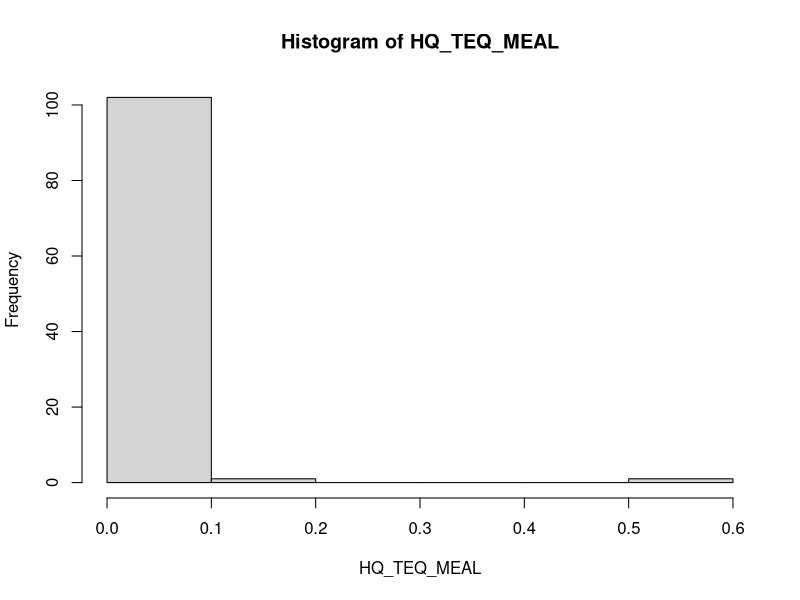
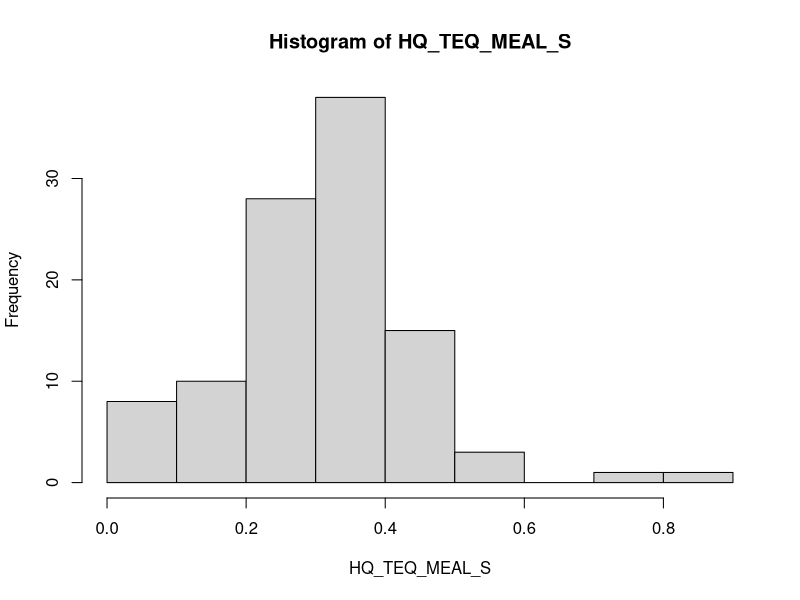
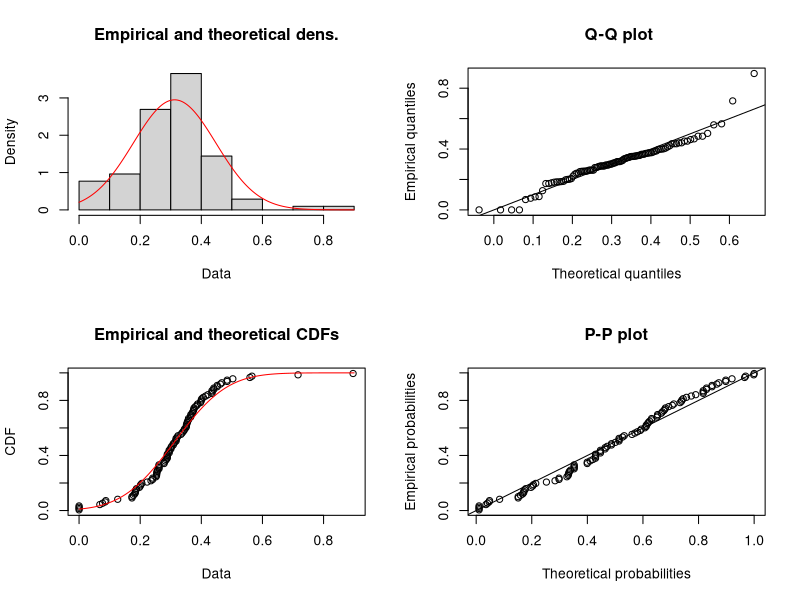
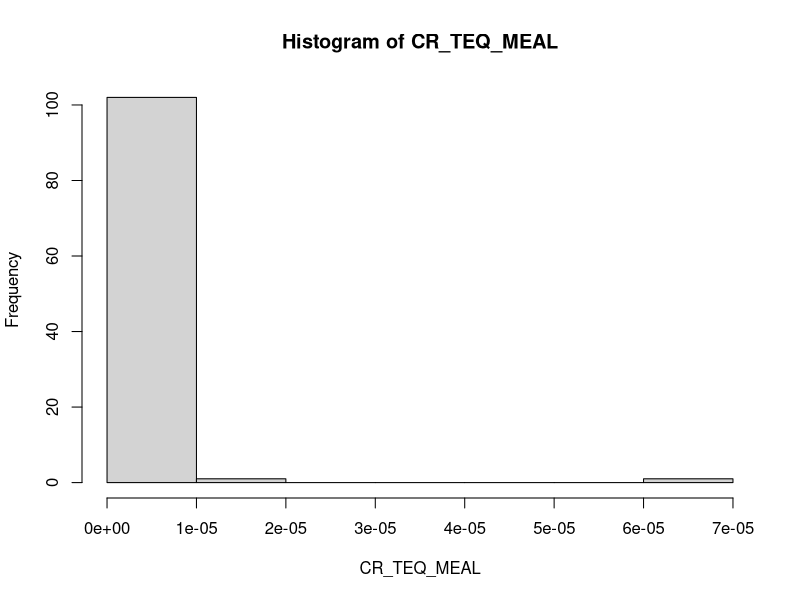
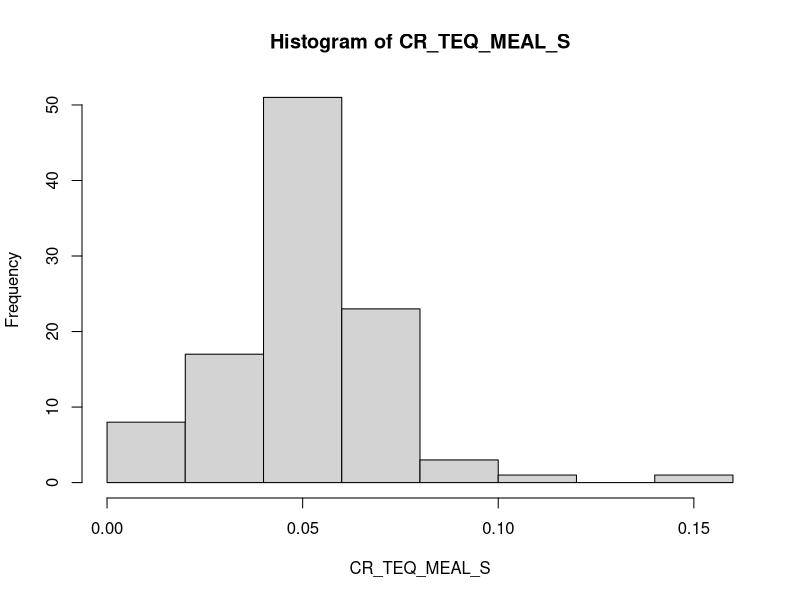
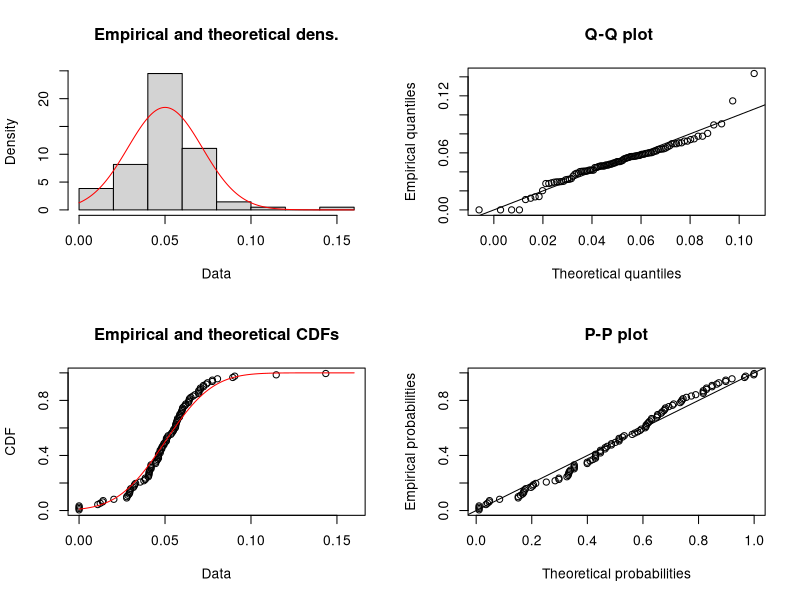
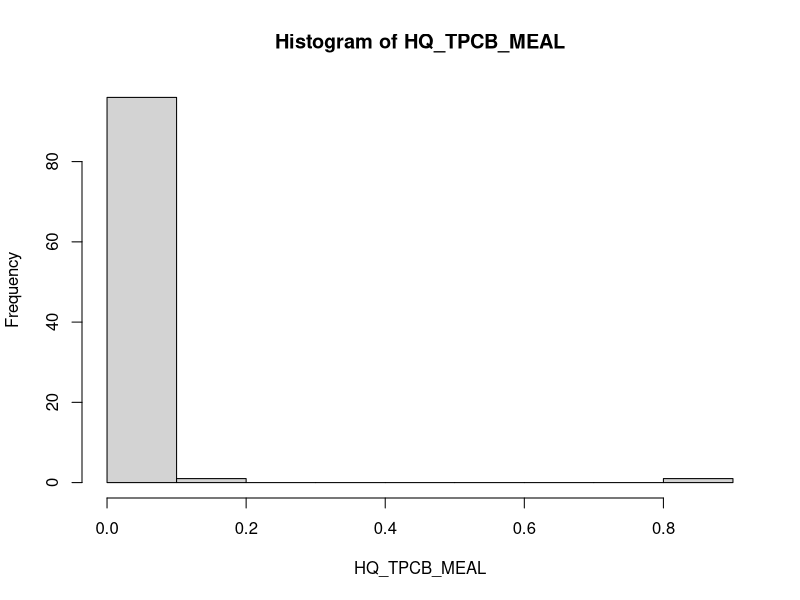
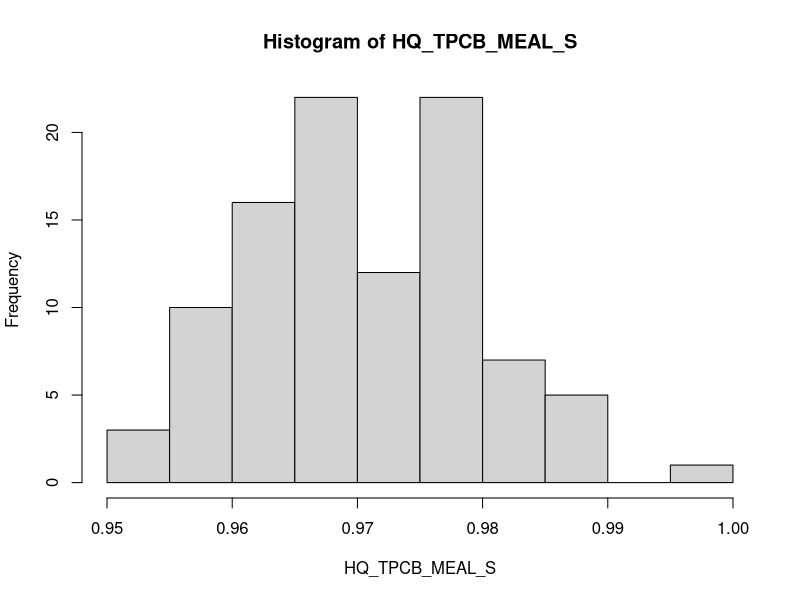

The R source for these figures, in order:
# --------------------------------------------
# WFCS Probabalistic Risk Assessment
#
# Code Author: David Dayan
# Code QAQC: Brenda Hanley
# Project Supervisor: Krysten Schuler
#
# Project: Waterfowl Contaminants in the NE US. 
# 
# Location: Cornell Wildlife Health Lab
# Date: February 2024
# License: MIT
# 
# Description: This code runs the probabilistic risk assessment.
# 
# Funding: This work was supported under the project 
# name 'Contaminant Loads in Waterfowl of the Northeast Atlantic
# Flyway: New Threats and Outdated Advisories' of the 
# Multistate Conservation Grant Program.
#
# --------------------------------------------

# Load required packages.
library(tidyverse) # Version 2.0.0
library(knitr)	# Version 1.43
library(fitdistrplus) # Version 1.1.11

# To ensure reproducibility.
set.seed(720)

# Load the data.
risk_data <- read_csv("WFCS_group_risk_levels.csv")

#--------------------------------------------------------------------------
# Fitting HQ_TEQ ----------------------------------------------------------

# Load the data.
HQ_TEQ=c(na.omit(risk_data$HQ_TEQ))

# Divide data to go from 2 meals/month to 1 meal/year.
HQ_TEQ_MEAL=HQ_TEQ/24 

# Look at the shape of the data.
summary(HQ_TEQ_MEAL)
hist(HQ_TEQ_MEAL)

# Note: There are only 4 zeros. Extreme J shape. 
# See if we can transform the J shape to normal. 
# Go up or down the roots to see if we can get the best fit RE: diagnostics.
HQ_TEQ_MEAL_S=HQ_TEQ_MEAL^(1/5)
hist(HQ_TEQ_MEAL_S)

# Fit the transformed data to a normal distribution.
fit_TEQ_HQ=fitdist(HQ_TEQ_MEAL_S, "norm")

# Look at the fit metrics.
gofstat(fit_TEQ_HQ)
summary(fit_TEQ_HQ)

# Look at the diagnostics.
plot(fit_TEQ_HQ)

# Save the plot as a PNG with 1000 dpi and 6in x 6in dimensions
png("TEQ_HQ_diagnostics.png", width = 6.5, height = 6, units = "in", res = 1000)
plot(fit_TEQ_HQ)  # Plot the diagnostics
dev.off()  # Close the PNG device

#--------------------------------------------------------------------------
# Fitting CR_TEQ ----------------------------------------------------------

# Load the data.
CR_TEQ=c(na.omit(risk_data$CR_TEQ))

# Divide data to go from 2 meals/month to 1 meal/year.
CR_TEQ_MEAL=CR_TEQ/24 

# Look at the shape of the data.
summary(CR_TEQ_MEAL)
hist(CR_TEQ_MEAL)

# See if we can transform the J shape to normal. 
# Go up or down the roots to see if we can get the best fit RE diagnostics.
CR_TEQ_MEAL_S=CR_TEQ_MEAL^(1/5)
hist(CR_TEQ_MEAL_S)

# Fit the transformed data to a normal distribution.
fit_TEQ_CR=fitdist(CR_TEQ_MEAL_S, "norm")

# Look at the fit metrics.
gofstat(fit_TEQ_CR)
summary(fit_TEQ_CR)

# Look at the diagnostics.
plot(fit_TEQ_CR)

# Save the plot as a PNG with 1000 dpi and 6in x 6in dimensions
png("TEQ_CR_diagnostics.png", width = 6.5, height = 6, units = "in", res = 1000)
plot(fit_TEQ_CR)  # Plot the diagnostics
dev.off()  # Close the PNG device

#--------------------------------------------------------------------------
# Simulating TEQ Risk -----------------------------------------------------

# Number of iterations.
num_iterations <- 10000

# Initialize a dataframe to store results.
TEQ_risks <- data.frame(
  num_samples = numeric(),
  mean_HQ = numeric(),percentile_95_HQ = numeric(),percentile_99_HQ = numeric(),
  mean_CR = numeric(),percentile_95_CR = numeric(),percentile_99_CR = numeric(),
  stringsAsFactors = FALSE)

# Loop over different values of num_samples_per_iteration.
for (num_samples_per_iteration in 1:60) {
  # Initialize vectors to store sums of HQ and CR values
  sums_HQ <- numeric(num_iterations)
  sums_CR <- numeric(num_iterations)
  # Perform simulations.
  for (i in 1:num_iterations) {
    # Simulate HQ values.
    samples_TEQ_HQ <- rnorm(num_samples_per_iteration, mean = fit_TEQ_HQ$estimate[1], sd = fit_TEQ_HQ$estimate[2])
    samples_TEQ_HQ <- samples_TEQ_HQ^5
    sum_TEQ_HQ <- sum(samples_TEQ_HQ)
    # Simulate CR values.
    samples_TEQ_CR <- rnorm(num_samples_per_iteration, mean = fit_TEQ_CR$estimate[1], sd = fit_TEQ_CR$estimate[2])
    samples_TEQ_CR <- samples_TEQ_CR^5
    sum_TEQ_CR <- sum(samples_TEQ_CR)
    # Store sums.
    sums_HQ[i] <- sum_TEQ_HQ
    sums_CR[i] <- sum_TEQ_CR
  } # End num samples per iteration.
  
  # Calculate statistics for HQ sums.
  mean_sum_HQ <- mean(sums_HQ)
  percentile_95_HQ <- quantile(sums_HQ, 0.95)
  percentile_99_HQ <- quantile(sums_HQ, 0.99)
  
  # Calculate statistics for CR sums.
  mean_sum_CR <- mean(sums_CR)
  percentile_95_CR <- quantile(sums_CR, 0.95)
  percentile_99_CR <- quantile(sums_CR, 0.99)
  
  # Add results to data frame.
  TEQ_risks <- rbind(TEQ_risks, list(num_samples_per_iteration,
                                     mean_sum_HQ, percentile_95_HQ, percentile_99_HQ, 
                                     mean_sum_CR, percentile_95_CR, percentile_99_CR))
  
} # End loop over different values of num_samples_per_iteration.

# Name columns.
colnames(TEQ_risks) <- c("num_samples", "mean_HQ", "percentile_95_HQ", "percentile_99_HQ", "mean_CR", "percentile_95_CR", "percentile_99_CR")

# Display results.
view(TEQ_risks)

#--------------------------------------------------------------------------
# Fitting HQ_TPCB ---------------------------------------------------------

# Load the data.
HQ_TPCB=c(na.omit(risk_data$HQ_TPCB))

# Divide the data by the number of meals to get the by-meal vector.
HQ_TPCB_MEAL=HQ_TPCB/24

# Look at the shape of the data.
summary(HQ_TPCB_MEAL)
hist(HQ_TPCB_MEAL)

# See if we can transform the J shape to normal. 
# Go up or down the roots to see if we can get the best fit RE diagnostics.
HQ_TPCB_MEAL_S=HQ_TPCB_MEAL^(1/200)
hist(HQ_TPCB_MEAL_S)

# Fit the transformed data to a normal distribution.
fit_TPCB_HQ=fitdist(HQ_TPCB_MEAL_S, "norm")

# Look at the metrics of the fit.
gofstat(fit_TPCB_HQ)
summary(fit_TPCB_HQ)

# Look at the diagnostics.
plot(fit_TPCB_HQ)

# Save the plot as a PNG with 1000 dpi and 6in x 6in dimensions
png("PCB_HQ_diagnostics.png", width = 6.5, height = 6, units = "in", res = 1000)
plot(fit_TPCB_HQ)  # Plot the diagnostics
dev.off()  # Close the PNG device

#--------------------------------------------------------------------------
# Fitting CR_TPCB ---------------------------------------------------------

# Load the data.
CR_TPCB=c(na.omit(risk_data$CR_TPCB))

# Divide the data by the number of meals to get the by-meal vector.
CR_TPCB_MEAL=CR_TPCB/24

# Look at the shape of the data.
summary(CR_TPCB_MEAL)
hist(CR_TPCB_MEAL)

# See if we can transform the J shape to normal. 
# Go up or down the roots to see if we can get the best fit RE diagnostics.
CR_TPCB_MEAL_S=CR_TPCB_MEAL^(1/100)
hist(CR_TPCB_MEAL_S)

# Fit the transformed data.
fit_TPCB_CR=fitdist(CR_TPCB_MEAL_S, "norm")

# Look at the metrics of the fit. 
gofstat(fit_TPCB_CR)
summary(fit_TPCB_CR)

# Look at the diagnostics.
plot(fit_TPCB_CR)

# Save the plot as a PNG with 1000 dpi and 6in x 6in dimensions
png("PCB_CR_diagnostics.png", width = 6.5, height = 6, units = "in", res = 1000)
plot(fit_TPCB_CR)  # Plot the diagnostics
dev.off()  # Close the PNG device

#--------------------------------------------------------------------------
# Simulating TPCB Risk -----------------------------------------------------

# Number of iterations.
num_iterations <- 10000

# Initialize a dataframe to store results.
TPCB_risks <- data.frame(
  num_samples = numeric(),
  mean_HQ = numeric(),
  percentile_95_HQ = numeric(),
  percentile_99_HQ = numeric(),
  mean_CR = numeric(),
  percentile_95_CR = numeric(),
  percentile_99_CR = numeric(),
  stringsAsFactors = FALSE)

# Loop over different values of num_samples_per_iteration.
for (num_samples_per_iteration in 1:60) {
  # Initialize vectors to store sums of HQ and CR values.
  sums_HQ <- numeric(num_iterations)
  sums_CR <- numeric(num_iterations)
  # Perform simulations.
  for (i in 1:num_iterations) {
    # Simulate HQ values.
    samples_TPCB_HQ <- rnorm(num_samples_per_iteration, mean = fit_TPCB_HQ$estimate[1], sd = fit_TPCB_HQ$estimate[2])
    samples_TPCB_HQ <- samples_TPCB_HQ^200
    sum_TPCB_HQ <- sum(samples_TPCB_HQ)
    # Simulate CR values.
    samples_TPCB_CR <- rnorm(num_samples_per_iteration, mean = fit_TPCB_CR$estimate[1], sd = fit_TPCB_CR$estimate[2])
    samples_TPCB_CR <- samples_TPCB_CR^100
    sum_TPCB_CR <- sum(samples_TPCB_CR)
    # Store sums.
    sums_HQ[i] <- sum_TPCB_HQ
    sums_CR[i] <- sum_TPCB_CR
  } # End iterations.
  
  # Calculate statistics for HQ sums.
  mean_sum_HQ <- mean(sums_HQ)
  percentile_95_HQ <- quantile(sums_HQ, 0.95)
  percentile_99_HQ <- quantile(sums_HQ, 0.99)
  
  # Calculate statistics for CR sums.
  mean_sum_CR <- mean(sums_CR)
  percentile_95_CR <- quantile(sums_CR, 0.95)
  percentile_99_CR <- quantile(sums_CR, 0.99)
  
  # Add results to dataframe.
  TPCB_risks <- rbind(TPCB_risks, list(num_samples_per_iteration,mean_sum_HQ, percentile_95_HQ, percentile_99_HQ, mean_sum_CR, percentile_95_CR, percentile_99_CR))
  
} # End num_samples_per_iteration loop. 

# Name columns.
colnames(TPCB_risks) <- c("num_samples", "mean_HQ", "percentile_95_HQ", "percentile_99_HQ", "mean_CR", "percentile_95_CR", "percentile_99_CR")

# Display results.
view(TPCB_risks)

#--------------------------------------------------------------------------
# Fitting Sum_OCPs_HQ -----------------------------------------------------

# Load the data
Sum_OCPs_HQ=c(na.omit(risk_data$Sum_OCPs_HQ))

# Divide the data by the number of meals to get the by-meal vector.
Sum_OCPs_HQ_MEAL=Sum_OCPs_HQ/24

# Look at the shape of the data.
summary(Sum_OCPs_HQ_MEAL)
hist(Sum_OCPs_HQ_MEAL)

# See if we can transform the J shape to normal. 
# Go up or down the roots to see if we can get the best fit RE diagnostics.
Sum_OCPs_HQ_MEAL_S=Sum_OCPs_HQ_MEAL^(1/200)
hist(Sum_OCPs_HQ_MEAL_S)

# Fit the transformed data to a normal distribution.
fit_OCP_HQ=fitdist(Sum_OCPs_HQ_MEAL_S, "norm")

# Look at the metrics of the fit. 
gofstat(fit_OCP_HQ)
summary(fit_OCP_HQ)

# Look at the diagnostics.
plot(fit_OCP_HQ)

#--------------------------------------------------------------------------
# Fitting Sum_OCPs_CR -----------------------------------------------------

# Load the data.
Sum_OCPs_CR=c(na.omit(risk_data$Sum_OCPs_CR))

# Divide the data by the number of meals to get the by-meal vector.
Sum_OCPs_CR_MEAL=Sum_OCPs_CR/24

# Look at the shape of the data.
summary(Sum_OCPs_CR_MEAL)
hist(Sum_OCPs_CR_MEAL)

# See if we can transform the J shape to normal. 
# Go up or down the roots to see if we can get the best fit RE diagnostics.
Sum_OCPs_CR_MEAL_S=Sum_OCPs_CR_MEAL^(1/300)
hist(Sum_OCPs_CR_MEAL_S)

# Fit the transformed data to the normal distribution.
fit_OCP_CR=fitdist(Sum_OCPs_CR_MEAL_S, "norm")

# Look at the metrics of the fit.
gofstat(fit_OCP_CR)
summary(fit_OCP_CR)

# Look at the diagnostics.
plot(fit_OCP_CR)

# Save the plot as a PNG with 1000 dpi and 6in x 6in dimensions
png("OCP_CR_diagnostics.png", width = 6.5, height = 6, units = "in", res = 1000)
plot(fit_OCP_CR)  # Plot the diagnostics
dev.off()  # Close the PNG device

#--------------------------------------------------------------------------
# Simulating OCP Risk -----------------------------------------------------

# Number of iterations.
num_iterations <- 10000

# Initialize a dataframe to store results.
OCP_risks <- data.frame(
  num_samples = numeric(),
  mean_HQ = numeric(),
  percentile_95_HQ = numeric(),
  percentile_99_HQ = numeric(),
  mean_CR = numeric(),
  percentile_95_CR = numeric(),
  percentile_99_CR = numeric(),
  stringsAsFactors = FALSE)

# Loop over different values of num_samples_per_iteration.
for (num_samples_per_iteration in 1:60) {
  # Initialize vectors to store sums of HQ and CR values.
  sums_HQ <- numeric(num_iterations)
  sums_CR <- numeric(num_iterations)
  # Perform simulations.
  for (i in 1:num_iterations) {
    # Simulate HQ values.
    samples_OCP_HQ <- rnorm(num_samples_per_iteration, mean = fit_OCP_HQ$estimate[1], sd = fit_OCP_HQ$estimate[2])
    samples_OCP_HQ <- samples_OCP_HQ^200
    sum_OCP_HQ <- sum(samples_OCP_HQ)
    # Simulate CR values.
    samples_OCP_CR <- rnorm(num_samples_per_iteration, mean = fit_OCP_CR$estimate[1], sd = fit_OCP_CR$estimate[2])
    samples_OCP_CR <- samples_OCP_CR^300
    sum_OCP_CR <- sum(samples_OCP_CR)
    # Store sums.
    sums_HQ[i] <- sum_OCP_HQ
    sums_CR[i] <- sum_OCP_CR
  } # End num iterations.
  
  # Calculate statistics for HQ sums.
  mean_sum_HQ <- mean(sums_HQ)
  percentile_95_HQ <- quantile(sums_HQ, 0.95)
  percentile_99_HQ <- quantile(sums_HQ, 0.99)
  
  # Calculate statistics for CR sums.
  mean_sum_CR <- mean(sums_CR)
  percentile_95_CR <- quantile(sums_CR, 0.95)
  percentile_99_CR <- quantile(sums_CR, 0.99)
  
  # Add results to dataframe.
  OCP_risks <- rbind(OCP_risks, list(num_samples_per_iteration,mean_sum_HQ, percentile_95_HQ, percentile_99_HQ, mean_sum_CR, percentile_95_CR, percentile_99_CR))
  
} # End Loop over different values of num_samples_per_iteration.

# Name columns.
colnames(OCP_risks) <- c("num_samples", "mean_HQ", "percentile_95_HQ", "percentile_99_HQ", "mean_CR", "percentile_95_CR", "percentile_99_CR")

# Display results.
view(OCP_risks)

#--------------------------------------------------------------------------
# Fitting Sum_PFAS_HQ -----------------------------------------------------

# Load the data.
Sum_PFAS_HQ=c(na.omit(risk_data$Sum_PFAS_HQ))

# Divide the data by the number of meals to get the by-meal vector.
Sum_PFAS_HQ_MEAL=Sum_PFAS_HQ/24

# Look at the shape of the data.
summary(Sum_PFAS_HQ_MEAL)
hist(Sum_PFAS_HQ_MEAL)

# See if we can transform the J shape to normal. 
# Go up or down the roots to see if we can get the best fit RE diagnostics.
Sum_PFAS_HQ_MEAL_S=Sum_PFAS_HQ_MEAL^(1/5)
hist(Sum_PFAS_HQ_MEAL_S)

# Fit the transformed data to a normal distribution.
fit_PFAS_HQ=fitdist(Sum_PFAS_HQ_MEAL_S, "norm")

# Look at the fit metrics.
gofstat(fit_PFAS_HQ)
summary(fit_PFAS_HQ)

# Look at the diagnostics.
plot(fit_PFAS_HQ)

# Save the plot as a PNG with 1000 dpi and 6in x 6in dimensions
png("PFAS_HI_diagnostics.png", width = 6.5, height = 6, units = "in", res = 1000)
plot(fit_PFAS_HQ)  # Plot the diagnostics
dev.off()  # Close the PNG device

#--------------------------------------------------------------------------
# Simulating PFAS Risk -----------------------------------------------------

# Number of iterations
num_iterations <- 10000

# Initialize a dataframe to store results
PFAS_risks <- data.frame(
  num_samples = numeric(),
  mean_HQ = numeric(),
  percentile_95_HQ = numeric(),
  percentile_99_HQ = numeric(),
  stringsAsFactors = FALSE)

# Loop over different values of num_samples_per_iteration.
for (num_samples_per_iteration in 1:60) {
  # Initialize vectors to store sums of HQ values
  sums_HQ <- numeric(num_iterations)
  # Perform simulations
  for (i in 1:num_iterations) {
    # Simulate HQ values
    samples_PFAS_HQ <- rnorm(num_samples_per_iteration, mean = fit_PFAS_HQ$estimate[1], sd = fit_PFAS_HQ$estimate[2])
    samples_PFAS_HQ <- samples_PFAS_HQ^5
    sum_PFAS_HQ <- sum(samples_PFAS_HQ)
    # Store sums
    sums_HQ[i] <- sum_PFAS_HQ
  } # End iterations.
  
  # Calculate statistics for HQ sums
  mean_sum_HQ <- mean(sums_HQ)
  percentile_95_HQ <- quantile(sums_HQ, 0.95)
  percentile_99_HQ <- quantile(sums_HQ, 0.99)
  
  # Add results to dataframe
  PFAS_risks <- rbind(PFAS_risks, list(num_samples_per_iteration,mean_sum_HQ, percentile_95_HQ, percentile_99_HQ))
  
}  # End loop over different values of num samples per iteration.

# Name columns.
colnames(PFAS_risks) <- c("num_samples", "mean_HQ", "percentile_95_HQ", "percentile_99_HQ")

# Display results.
view(PFAS_risks)

#-------------------------------------------------------------------------
# Total_HI ----------------------------------------------------------------

# Load the data.
Total_HI=c(na.omit(risk_data$Total_HI))

# Divide the data by the number of meals to get the by-meal vector.
Total_HI_MEAL=Total_HI/24

# Look at the shapeof the data.
summary(Total_HI_MEAL)
hist(Total_HI_MEAL)

# See if we can transform the J shape to normal. 
# Go up or down the roots to see if we can get the best fit RE diagnostics.
Total_HI_MEAL_S=Total_HI_MEAL^(1/10)
hist(Total_HI_MEAL_S)

# Fit the transformed data to a normal distribution.
fit_Total_HI=fitdist(Total_HI_MEAL_S, "norm")

# Look at the metrics of the fit. 
gofstat(fit_Total_HI)
summary(fit_Total_HI)

# Look at the diagnostics.
plot(fit_Total_HI)

# Save the plot as a PNG with 1000 dpi and 6in x 6in dimensions
png("Total_HI_diagnostics.png", width = 6.5, height = 6, units = "in", res = 1000)
plot(fit_Total_HI)  # Plot the diagnostics
dev.off()  # Close the PNG device

#--------------------------------------------------------------------------
# Total_CR -------------------------------------------------------------

# Load the data.
Total_CR=c(na.omit(risk_data$Total_CR))

# Divide the data by the number of meals to get the by-meal vector.
Total_CR_MEAL=Total_CR/24

# Look at the shape of the data.
summary(Total_CR_MEAL)
hist(Total_CR_MEAL)

# See if we can transform the J shape to normal. 
# Go up or down the roots to see if we can get the best fit RE diagnostics.
Total_CR_MEAL_S=Total_CR_MEAL^(1/100)
hist(Total_CR_MEAL_S)

# Fit the transformed data to a normal distribution.
fit_total_CR=fitdist(Total_CR_MEAL_S, "norm")

# Look at the metrics of the fit.
gofstat(fit_total_CR)
summary(fit_total_CR)

# Look at the diagnostics.
plot(fit_total_CR)

# Save the plot as a PNG with 1000 dpi and 6in x 6in dimensions
png("Total_CR_diagnostics.png", width = 6.5, height = 6, units = "in", res = 1000)
plot(fit_total_CR)  # Plot the diagnostics
dev.off()  # Close the PNG device

#--------------------------------------------------------------------------
# Simulating Total Risk ---------------------------------------------------

# Number of iterations.
num_iterations <- 10000

# Initialize a dataframe to store results.
Total_risks <- data.frame(
  num_samples = numeric(),
  mean_HQ = numeric(),
  percentile_95_HQ = numeric(),
  percentile_99_HQ = numeric(),
  mean_CR = numeric(),
  percentile_95_CR = numeric(),
  percentile_99_CR = numeric(),
  stringsAsFactors = FALSE)

# Loop over different values of num_samples_per_iteration.
for (num_samples_per_iteration in 1:60) {
  # Initialize vectors to store sums of HQ and CR values.
  sums_HQ <- numeric(num_iterations)
  sums_CR <- numeric(num_iterations)
  # Perform simulations.
  for (i in 1:num_iterations) {
    # Simulate HQ values.
    samples_total_HQ <- rnorm(num_samples_per_iteration, mean = fit_Total_HI$estimate[1], sd = fit_Total_HI$estimate[2])
    samples_total_HQ <- samples_total_HQ^10
    sum_total_HQ <- sum(samples_total_HQ)
    # Simulate CR values.
    samples_total_CR <- rnorm(num_samples_per_iteration, mean = fit_total_CR$estimate[1], sd = fit_total_CR$estimate[2])
    samples_total_CR <- samples_total_CR^100
    sum_total_CR <- sum(samples_total_CR)
    # Store sums.
    sums_HQ[i] <- sum_total_HQ
    sums_CR[i] <- sum_total_CR
  } # End number iterations loop.
  
  # Calculate statistics for HQ sums.
  mean_sum_HQ <- mean(sums_HQ)
  percentile_95_HQ <- quantile(sums_HQ, 0.95)
  percentile_99_HQ <- quantile(sums_HQ, 0.99)
  
  # Calculate statistics for CR sums.
  mean_sum_CR <- mean(sums_CR)
  percentile_95_CR <- quantile(sums_CR, 0.95)
  percentile_99_CR <- quantile(sums_CR, 0.99)
  
  # Add results to dataframe.
  Total_risks <- rbind(Total_risks, list(num_samples_per_iteration,
                                         mean_sum_HQ, percentile_95_HQ, percentile_99_HQ, 
                                         mean_sum_CR, percentile_95_CR, percentile_99_CR))
  
} # End loop over different values of num_samples_per_iteration. 

# Name columns.
colnames(Total_risks) <- c("num_samples", "mean_HQ", "percentile_95_HQ", "percentile_99_HQ", "mean_CR", "percentile_95_CR", "percentile_99_CR")

# Display results.
view(Total_risks)
